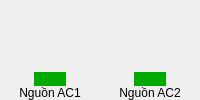
                                       <widget class="QWidget" name="widget_98" native="true">
                                        <layout class="QVBoxLayout" name="verticalLayout_58">
                                         <property name="spacing">
                                          <number>0</number>
                                         </property>
                                         <property name="leftMargin">
                                          <number>0</number>
                                         </property>
                                         <property name="topMargin">
                                          <number>0</number>
                                         </property>
                                         <property name="rightMargin">
                                          <number>0</number>
                                         </property>
                                         <property name="bottomMargin">
                                          <number>0</number>
                                         </property>
                                         <item>
                                          <widget class="QWidget" name="widget_99" native="true">
                                           <layout class="QHBoxLayout" name="horizontalLayout_51">
                                            <property name="spacing">
                                             <number>0</number>
                                            </property>
                                            <property name="leftMargin">
                                             <number>0</number>
                                            </property>
                                            <property name="topMargin">
                                             <number>0</number>
                                            </property>
                                            <property name="rightMargin">
                                             <number>0</number>
                                            </property>
                                            <property name="bottomMargin">
                                             <number>0</number>
                                            </property>
                                            <item>
                                             <widget class="QWidget" name="widget_100" native="true">
                                              <layout class="QVBoxLayout" name="verticalLayout_31">
                                               <property name="spacing">
                                                <number>0</number>
                                               </property>
                                               <property name="leftMargin">
                                                <number>0</number>
                                               </property>
                                               <property name="topMargin">
                                                <number>0</number>
                                               </property>
                                               <property name="rightMargin">
                                                <number>0</number>
                                               </property>
                                               <property name="bottomMargin">
                                                <number>0</number>
                                               </property>
                                               <item>
                                                <widget class="QWidget" name="widget_130" native="true">
                                                 <property name="sizePolicy">
                                                  <sizepolicy hsizetype="Preferred" vsizetype="Preferred">
                                                   <horstretch>0</horstretch>
                                                   <verstretch>0</verstretch>
                                                  </sizepolicy>
                                                 </property>
                                                 <property name="styleSheet">
                                                  <string notr="true"/>
                                                 </property>
                                                 <layout class="QVBoxLayout" name="verticalLayout_76">
                                                  <property name="spacing">
                                                   <number>0</number>
                                                  </property>
                                                  <property name="leftMargin">
                                                   <number>0</number>
                                                  </property>
                                                  <property name="topMargin">
                                                   <number>0</number>
                                                  </property>
                                                  <property name="rightMargin">
                                                   <number>0</number>
                                                  </property>
                                                  <property name="bottomMargin">
                                                   <number>0</number>
                                                  </property>
                                                  <item>
                                                   <widget class="QLabel" name="label_39">
                                                    <property name="sizePolicy">
                                                     <sizepolicy hsizetype="Preferred" vsizetype="Preferred">
                                                      <horstretch>0</horstretch>
                                                      <verstretch>0</verstretch>
                                                     </sizepolicy>
                                                    </property>
                                                    <property name="contextMenuPolicy">
                                                     <enum>Qt::DefaultContextMenu</enum>
                                                    </property>
                                                    <property name="text">
                                                     <string/>
                                                    </property>
                                                    <property name="pixmap">
                                                     <pixmap>:/images/images/images/logo-binh-chung-thong-tin-lien-lac.png</pixmap>
                                                    </property>
                                                    <property name="scaledContents">
                                                     <bool>true</bool>
                                                    </property>
                                                    <property name="wordWrap">
                                                     <bool>false</bool>
                                                    </property>
                                                    <property name="margin">
                                                     <number>0</number>
                                                    </property>
                                                    <property name="openExternalLinks">
                                                     <bool>false</bool>
                                                    </property>
                                                   </widget>
                                                  </item>
                                                  <item>
                                                   <widget class="QLabel" name="label_55">
                                                    <property name="sizePolicy">
                                                     <sizepolicy hsizetype="Fixed" vsizetype="Fixed">
                                                      <horstretch>0</horstretch>
                                                      <verstretch>0</verstretch>
                                                     </sizepolicy>
                                                    </property>
                                                    <property name="styleSheet">
                                                     <string notr="true">background-position: center;
background-repeat: no-repeat</string>
                                                    </property>
                                                    <property name="text">
                                                     <string/>
                                                    </property>
                                                    <property name="alignment">
                                                     <set>Qt::AlignCenter</set>
                                                    </property>
                                                   </widget>
                                                  </item>
                                                 </layout>
                                                </widget>
                                               </item>
                                               <item>
                                                <widget class="QWidget" name="widget_131" native="true">
                                                 <property name="sizePolicy">
                                                  <sizepolicy hsizetype="Preferred" vsizetype="Fixed">
                                                   <horstretch>0</horstretch>
                                                   <verstretch>0</verstretch>
                                                  </sizepolicy>
                                                 </property>
                                                 <layout class="QHBoxLayout" name="horizontalLayout_70">
                                                  <property name="spacing">
                                                   <number>0</number>
                                                  </property>
                                                  <property name="leftMargin">
                                                   <number>0</number>
                                                  </property>
                                                  <property name="topMargin">
                                                   <number>0</number>
                                                  </property>
                                                  <property name="rightMargin">
                                                   <number>0</number>
                                                  </property>
                                                  <property name="bottomMargin">
                                                   <number>0</number>
                                                  </property>
                                                  <item>
                                                   <widget class="QWidget" name="widget_132" native="true">
                                                    <layout class="QVBoxLayout" name="verticalLayout_77">
                                                     <property name="spacing">
                                                      <number>0</number>
                                                     </property>
                                                     <property name="leftMargin">
                                                      <number>0</number>
                                                     </property>
                                                     <property name="topMargin">
                                                      <number>0</number>
                                                     </property>
                                                     <property name="rightMargin">
                                                      <number>0</number>
                                                     </property>
                                                     <property name="bottomMargin">
                                                      <number>0</number>
                                                     </property>
                                                     <item>
                                                      <widget class="QWidget" name="widget_133" native="true">
                                                       <layout class="QHBoxLayout" name="horizontalLayout_71">
                                                        <property name="spacing">
                                                         <number>0</number>
                                                        </property>
                                                        <property name="leftMargin">
                                                         <number>0</number>
                                                        </property>
                                                        <property name="topMargin">
                                                         <number>0</number>
                                                        </property>
                                                        <property name="rightMargin">
                                                         <number>0</number>
                                                        </property>
                                                        <property name="bottomMargin">
                                                         <number>0</number>
                                                        </property>
                                                        <item>
                                                         <widget class="QPushButton" name="pushButton_ac1_6">
                                                          <property name="sizePolicy">
                                                           <sizepolicy hsizetype="Fixed" vsizetype="Fixed">
                                                            <horstretch>0</horstretch>
                                                            <verstretch>0</verstretch>
                                                           </sizepolicy>
                                                          </property>
                                                          <property name="styleSheet">
                                                           <string notr="true">
QPushButton {
    border-radius: 10px;
background-color: rgb(0, 170, 0);
}</string>
                                                          </property>
                                                          <property name="text">
                                                           <string/>
                                                          </property>
                                                         </widget>
                                                        </item>
                                                       </layout>
                                                      </widget>
                                                     </item>
                                                     <item>
                                                      <widget class="QWidget" name="widget_134" native="true">
                                                       <property name="sizePolicy">
                                                        <sizepolicy hsizetype="Preferred" vsizetype="Fixed">
                                                         <horstretch>0</horstretch>
                                                         <verstretch>0</verstretch>
                                                        </sizepolicy>
                                                       </property>
                                                       <layout class="QVBoxLayout" name="verticalLayout_78">
                                                        <property name="spacing">
                                                         <number>0</number>
                                                        </property>
                                                        <property name="leftMargin">
                                                         <number>0</number>
                                                        </property>
                                                        <property name="topMargin">
                                                         <number>0</number>
                                                        </property>
                                                        <property name="rightMargin">
                                                         <number>0</number>
                                                        </property>
                                                        <property name="bottomMargin">
                                                         <number>0</number>
                                                        </property>
                                                        <item>
                                                         <widget class="QLabel" name="label_56">
                                                          <property name="sizePolicy">
                                                           <sizepolicy hsizetype="Preferred" vsizetype="Fixed">
                                                            <horstretch>0</horstretch>
                                                            <verstretch>0</verstretch>
                                                           </sizepolicy>
                                                          </property>
                                                          <property name="styleSheet">
                                                           <string notr="true">color: rgb(0, 0, 0);
font: 12pt &quot;Segoe UI&quot;;</string>
                                                          </property>
                                                          <property name="text">
                                                           <string>Nguồn AC1</string>
                                                          </property>
                                                          <property name="alignment">
                                                           <set>Qt::AlignCenter</set>
                                                          </property>
                                                         </widget>
                                                        </item>
                                                       </layout>
                                                      </widget>
                                                     </item>
                                                    </layout>
                                                   </widget>
                                                  </item>
                                                  <item>
                                                   <widget class="QWidget" name="widget_135" native="true">
                                                    <property name="sizePolicy">
                                                     <sizepolicy hsizetype="Preferred" vsizetype="Fixed">
                                                      <horstretch>0</horstretch>
                                                      <verstretch>0</verstretch>
                                                     </sizepolicy>
                                                    </property>
                                                    <layout class="QVBoxLayout" name="verticalLayout_79">
                                                     <property name="spacing">
                                                      <number>0</number>
                                                     </property>
                                                     <property name="leftMargin">
                                                      <number>0</number>
                                                     </property>
                                                     <property name="topMargin">
                                                      <number>0</number>
                                                     </property>
                                                     <property name="rightMargin">
                                                      <number>0</number>
                                                     </property>
                                                     <property name="bottomMargin">
                                                      <number>0</number>
                                                     </property>
                                                     <item>
                                                      <widget class="QWidget" name="widget_136" native="true">
                                                       <property name="sizePolicy">
                                                        <sizepolicy hsizetype="Preferred" vsizetype="Fixed">
                                                         <horstretch>0</horstretch>
                                                         <verstretch>0</verstretch>
                                                        </sizepolicy>
                                                       </property>
                                                       <layout class="QHBoxLayout" name="horizontalLayout_72">
                                                        <property name="spacing">
                                                         <number>0</number>
                                                        </property>
                                                        <property name="leftMargin">
                                                         <number>0</number>
                                                        </property>
                                                        <property name="topMargin">
                                                         <number>0</number>
                                                        </property>
                                                        <property name="rightMargin">
                                                         <number>0</number>
                                                        </property>
                                                        <property name="bottomMargin">
                                                         <number>0</number>
                                                        </property>
                                                        <item>
                                                         <widget class="QPushButton" name="pushButton_ac2_6">
                                                          <property name="sizePolicy">
                                                           <sizepolicy hsizetype="Fixed" vsizetype="Fixed">
                                                            <horstretch>0</horstretch>
                                                            <verstretch>0</verstretch>
                                                           </sizepolicy>
                                                          </property>
                                                          <property name="styleSheet">
                                                           <string notr="true">
QPushButton {
    border-radius: 10px;
background-color: rgb(0, 170, 0);
}</string>
                                                          </property>
                                                          <property name="text">
                                                           <string/>
                                                          </property>
                                                         </widget>
                                                        </item>
                                                       </layout>
                                                      </widget>
                                                     </item>
                                                     <item>
                                                      <widget class="QWidget" name="widget_137" native="true">
                                                       <property name="sizePolicy">
                                                        <sizepolicy hsizetype="Preferred" vsizetype="Fixed">
                                                         <horstretch>0</horstretch>
                                                         <verstretch>0</verstretch>
                                                        </sizepolicy>
                                                       </property>
                                                       <layout class="QVBoxLayout" name="verticalLayout_80">
                                                        <property name="spacing">
                                                         <number>0</number>
                                                        </property>
                                                        <property name="leftMargin">
                                                         <number>0</number>
                                                        </property>
                                                        <property name="topMargin">
                                                         <number>0</number>
                                                        </property>
                                                        <property name="rightMargin">
                                                         <number>0</number>
                                                        </property>
                                                        <property name="bottomMargin">
                                                         <number>0</number>
                                                        </property>
                                                        <item>
                                                         <widget class="QLabel" name="label_57">
                                                          <property name="sizePolicy">
                                                           <sizepolicy hsizetype="Preferred" vsizetype="Fixed">
                                                            <horstretch>0</horstretch>
                                                            <verstretch>0</verstretch>
                                                           </sizepolicy>
                                                          </property>
                                                          <property name="styleSheet">
                                                           <string notr="true">color: rgb(0, 0, 0);
font: 12pt &quot;Segoe UI&quot;;</string>
                                                          </property>
                                                          <property name="text">
                                                           <string>Nguồn AC2</string>
                                                          </property>
                                                          <property name="alignment">
                                                           <set>Qt::AlignCenter</set>
                                                          </property>
                                                         </widget>
                                                        </item>
                                                       </layout>
                                                      </widget>
                                                     </item>
                                                    </layout>
                                                   </widget>
                                                  </item>
                                                 </layout>
                                                </widget>
                                               </item>
                                              </layout>
                                             </widget>
                                            </item>
                                           </layout>
                                          </widget>
                                         </item>
                                        </layout>
                                       </widget>
